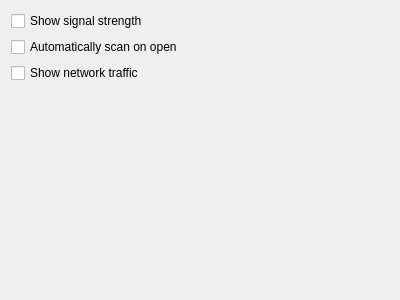
<?xml version="1.0" encoding="UTF-8"?>
<ui version="4.0">
 <class>WicdAppletConfig</class>
 <widget class="QWidget" name="WicdAppletConfig">
  <property name="geometry">
   <rect>
    <x>0</x>
    <y>0</y>
    <width>400</width>
    <height>300</height>
   </rect>
  </property>
  <layout class="QVBoxLayout" name="verticalLayout">
   <item>
    <widget class="QCheckBox" name="displayqualityBox">
     <property name="text">
      <string>Show signal strength</string>
     </property>
    </widget>
   </item>
   <item>
    <widget class="QCheckBox" name="autoscanBox">
     <property name="text">
      <string>Automatically scan on open</string>
     </property>
    </widget>
   </item>
   <item>
    <widget class="QCheckBox" name="plotterBox">
     <property name="text">
      <string>Show network traffic</string>
     </property>
    </widget>
   </item>
   <item>
    <spacer name="verticalSpacer">
     <property name="orientation">
      <enum>Qt::Vertical</enum>
     </property>
     <property name="sizeHint" stdset="0">
      <size>
       <width>20</width>
       <height>40</height>
      </size>
     </property>
    </spacer>
   </item>
  </layout>
 </widget>
 <resources/>
 <connections/>
</ui>
